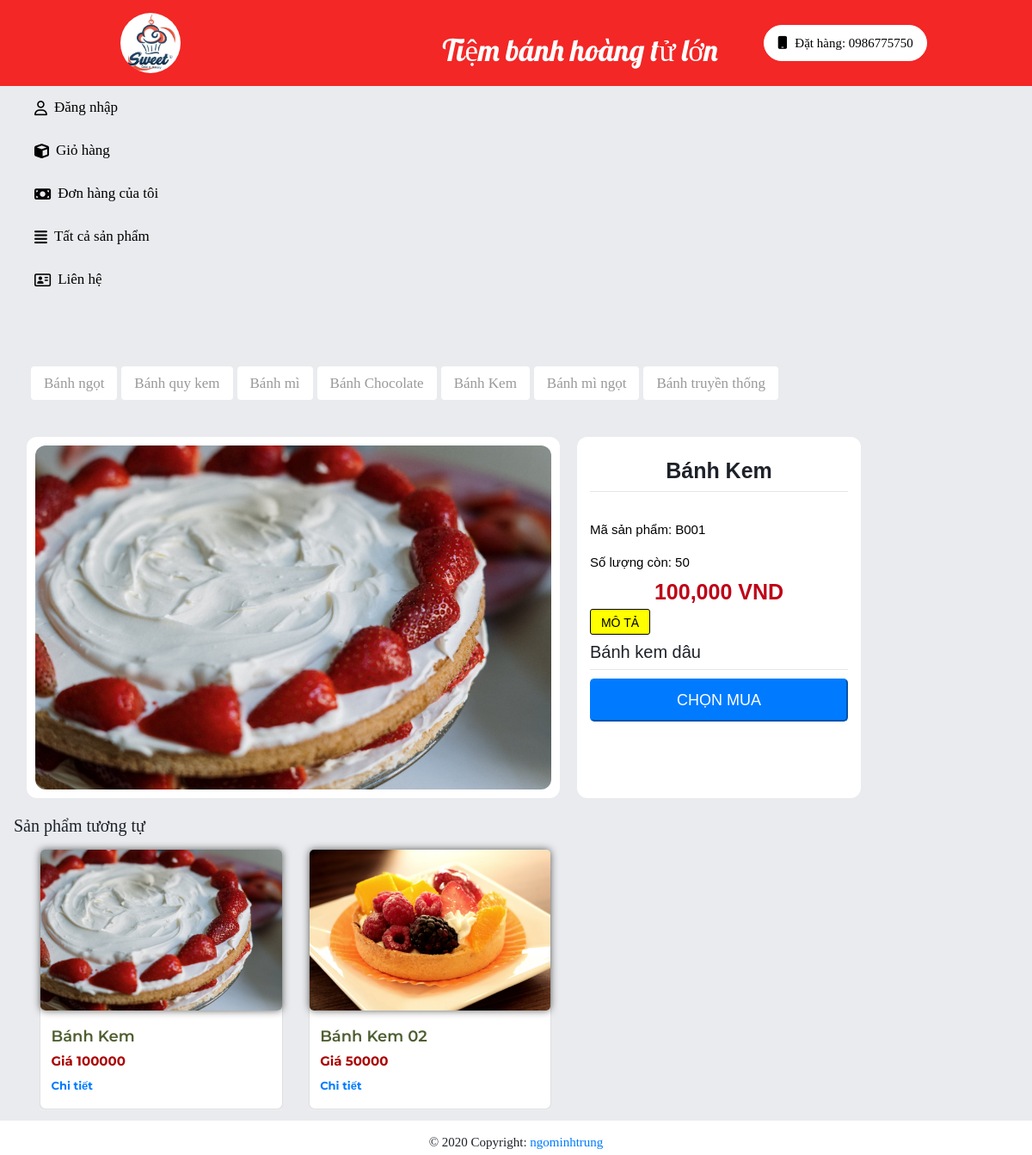
/details.php?pro_id=B001, run on the app's committed database.
### tables this page shows
CREATE TABLE `nhomhanghoa` (
  `MaNhom` varchar(5) NOT NULL,
  `TenNhom` varchar(50) NOT NULL
);

CREATE TABLE `hanghoa` (
  `MSHH` varchar(5) NOT NULL,
  `TenHH` varchar(50) NOT NULL,
  `Gia` int(11) NOT NULL,
  `SoLuongHang` tinyint(4) NOT NULL,
  `MaNhom` varchar(5) DEFAULT NULL,
  `Hinh` varchar(50) NOT NULL,
  `MoTaHH` varchar(200) DEFAULT NULL
);

### details.php (the view, shortened to what this page needs)
<?php
include "functions/functions.php";
include "functions/db.php";
?>
<!DOCTYPE html>
<html lang="en">
<head>
    <link rel="stylesheet" href="https://maxcdn.bootstrapcdn.com/bootstrap/3.4.1/css/bootstrap.min.css">
    <link href="//maxcdn.bootstrapcdn.com/bootstrap/4.1.1/css/bootstrap.min.css" rel="stylesheet" id="bootstrap-css">
    <link rel="stylesheet" type="text/css" href="styles/style.css" media="all">
    <link rel="stylesheet" type="text/css" href="styles/style_details.css" media="all">
</head>
<body>
    <div class="main-wrapper">
        <div class="navigation-bar">
            <div class="logo">
                <a href="/quanlybanhang/index.php"><img src="images/logos/logo.jpg" alt="Cake"></a>
            </div>
            <div class="name-cakes">
                <h3>Tiệm bánh hoàng tử lớn</h3>
            </div>
            <div class="user">
                <div class="actionhotline">
                    <i class="fas fa-mobile"> </i> <span class="phone-number"> Đặt hàng: 0986775750 </span>
                </div>
            </div>
        </div>
        <div class="side-nav">
            <ul>
                <?php
                if (!isset($_SESSION['user_id'])) {
                    echo "
                    <li><a href='login.php'><i class='far fa-user'></i>Đăng nhập</a></li>
                    ";
                } else {
                    echo "
                    <li><a href='logout.php'><i class='far fa-user'></i>Đăng xuất</a></li>
                    ";
                }
                ?>
                <li><a href="cart.php"><i class="fas fa-cube"></i>Giỏ hàng</a></li>
                <li><a href="my_order.php"><i class="fas fa-money-bill"></i>Đơn hàng của tôi</a></li>
                <li><a href="index.php"><i class="fas fa-align-justify"></i>Tất cả sản phẩm</a></li>
                <li><a href="#"><i class="far fa-address-card"></i>Liên hệ</a></li>
            </ul>
        </div>
        <div class="page-container">
            <div class="page-wrapper">
                <div class="">
                    <div class="collapse navbar-collapse" id="bs-main-navbar-collapse-1" style="position: relative;">
                        <ul class="topbar">
                            <?php
                            getCats();
                            ?>
                        </ul>
                    </div>
                </div>
                <div class="container">
                    <div class="product-images">
                        <div class='images'>
                            <?php
                            if (isset($_GET['pro_id'])) {
                                $product_id = $_GET['pro_id'];
                                $run_query_by_pro_id = mysqli_query($con, "select * from hanghoa where MSHH='$product_id' ");
                                while ($row_pro = mysqli_fetch_array($run_query_by_pro_id)) {
                                    $pro_id = $row_pro['MSHH'];
                                    $pro_title = $row_pro['TenHH'];
                                    $pro_price = number_format($row_pro['Gia']);
                                    $pro_soluong = $row_pro['SoLuongHang'];
                                    $pro_cat = $row_pro['MaNhom'];
                                    $pro_image = $row_pro['Hinh'];
                                    $pro_description = $row_pro['MoTaHH'];
                                    echo "
						        <img src='/quanlybanhang/admin/product_images/$pro_image' alt='$pro_title'>
        				        ";
                                }
                            }
                            ?>
                        </div>
                    </div>
                    <div class='product-details'>
                        <h5><?php echo "$pro_title"; ?></h5>
                        <hr>
                        <br>
                        <p class='product-id'> Mã sản phẩm: <?php echo "$pro_id"; ?></p>
                        <h4 class='product-count'>Số lượng còn: <?php echo "$pro_soluong"; ?></h4>
                        <h2 class='product-price'><?php echo "$pro_price"; ?> VND</h2>
                        <h3 class='des'>MÔ TẢ</h3>
                        <p class='product-des'><?php echo "$pro_description"; ?></p>
                        <hr>
                        <div class="text-center">
                            <button onclick="window.location.href='index.php?add_cart=<?php echo "$pro_id"; ?> ';"
                                class="bnt btn-primary btn-chonmua">CHỌN MUA</button>
                        </div>
                    </div>
                </div>
                <br>
                <h2>Sản phẩm tương tự</h2>
                <div class="container">
                    <?php
                    details_show_pro_of_cat($pro_cat);
                    ?>
                </div>
            </div>
        </div>
        <footer class="footer">
            <div class="footer-copyright text-center p-4 footer-div">© 2020 Copyright:
                <a href="/quanlybanhang/index.php">ngominhtrung</a>
            </div>
        </footer>
</body>
</html>

### functions/functions.php (shortened to what this page needs)
<?php
$con = mysqli_connect("localhost", "root", "", "quanlybanhang");
function getCats()
{
	global $con;
	$get_cats = "select * from nhomhanghoa";
	$run_cats = mysqli_query($con, $get_cats);
	while ($row_cats = mysqli_fetch_array($run_cats)) {
		$cat_id = $row_cats['MaNhom'];
		$cat_title = $row_cats['TenNhom'];
		echo "
				<li><a href='index.php?cat=$cat_id'>$cat_title</a></li>
				";
	}
}
function details_show_pro_of_cat($pro_cat)
{
	global $con;
	if (isset($_GET['pro_id'])) {
		$cat_id = $pro_cat;
		$get_cat_pro = "select * from hanghoa where MaNhom='$cat_id' ";
		$run_cat_pro = mysqli_query($con, $get_cat_pro);
		while ($row_cat_pro = mysqli_fetch_array($run_cat_pro)) {
			$pro_id = $row_cat_pro['MSHH'];
			$pro_title = $row_cat_pro['TenHH'];
			$pro_price = $row_cat_pro['Gia'];
			$pro_image = $row_cat_pro['Hinh'];
			echo "
				<div class='col-md-4 mt-3'>
    		    	<div class='card profile-card-5'>
    		        	<div class='card-img-block'>
    		            	<img class='card-img-top' src='/quanlybanhang/admin/product_images/$pro_image' alt='$pro_title'>
    		        	</div>
                    	<div class='card-body pt-0'>
                    		<h5 class='card-title'>$pro_title</h5>
							<span class='price-new'>Giá $pro_price</span> <del class='price-old'></del>
							<div class='price-wrap h5'>
								<a href='details.php?pro_id=$pro_id'>Chi tiết</a>
							</div>
                  		</div>
                	</div>
					<div class='bottom-wrap'>
					</div>
            	</div>
				";
		}
	}
}

### styles/style.css (style rules this page uses)
body { line-height: 1.42857143; font-family: Bookman, Tahoma, Verdana; color: #1d2129; font-size: 14px; background-size: cover; min-width: 1200px; margin: 0; padding: 0 !important; background-color: rgb(233, 235, 238); height: 100%; }
.main-wrapper { width: 100%; margin: auto; height: 100%; background-color: rgb(233, 235, 238); }
.navigation-bar { max-width: 100%; line-height: 1.42857143; color: #1d2129; font-size: 17px; align-items: center; background-color: #f22726; display: flex; height: 100px; left: 0; padding-left: 40px; position: sticky; top: 0; z-index: 3; justify-content: space-between; }
.logo { margin-left: 100px; }
.logo img { border-radius: 50%; width: 70px; height: 70px; }
.actionhotline { font-size: 15px; color: rgb(0, 0, 0); line-height: 30px; padding: 5px 15px; border: white solid 1px; border-radius: 25px; background-color: rgb(255, 255, 255); }
.user { margin-right: 100px; }
.actionhotline i { padding-right: 5px; }
.name-cakes { text-align: center; font-family: "Lobster", serif; box-sizing: border-box; color: rgb(255, 255, 255); display: block; padding-top: 15px; height: 56px; left: 674.5px; line-height: 39px; position: absolute; transform: matrix(1, 0, 0, 1, -165, 0); width: 330.313px; -webkit-tap-highlight-color: rgba(0, 0, 0, 0); }
.name-cakes h3 { font-size: 35px; }
.user { align-items: center; box-sizing: border-box; color: rgb(29, 33, 41); display: flex; font-size: 14px; height: 38px; line-height: 20px; margin-left: 652.359px; width: 211.641px; -webkit-box-align: center; }
.side-nav { font-weight: lighter; background-color: rgb(233, 235, 238); box-sizing: border-box; color: rgb(29, 33, 41); display: inline-block; font-size: 10px; height: 310px; left: 0px; line-height: 20px; position: sticky; top: 100px; vertical-align: top; width: 200px; z-index: 1; }
.side-nav ul { list-style-type: none; }
.side-nav a { line-height: 70px; display: block; width: 100%; height: 100%; text-decoration: none; color: #000; transition: 0.3s; font-size: 17px; }
.side-nav a { text-decoration: none; align-items: center; background-size: auto; box-sizing: border-box; color: rgb(0, 0, 0); cursor: pointer; display: flex; font-size: 17px; height: 50px; line-height: 20px; padding-bottom: 10px; padding-right: 0px; padding-top: 10px; text-decoration-color: rgb(139, 139, 139); text-decoration-line: none; text-decoration-style: solid; white-space: nowrap; width: 190px; -webkit-box-align: center; }
.side-nav i { margin-right: 8px; }
.topbar li { list-style: none; }
.topbar a { text-decoration: none; padding: 10px 15px; color: rgb(153, 153, 153); border-radius: 4px; margin-left: 5px; background-color: rgb(255, 255, 255); font-size: 17px; }
.topbar { display: flex; font-size: 16px; width: 100%; padding: 10px 0; }
.page-container { box-sizing: border-box; color: rgb(29, 33, 41); display: inline-block; font-size: 14px; line-height: 20px; min-width: 1000px; overflow-x: hidden; overflow-y: hidden; padding-bottom: 16px; padding-left: 16px; padding-right: 16px; padding-top: 16px; width: 1100px; }
.page-wrapper { box-sizing: border-box; color: rgb(29, 33, 41); display: block; font-size: 14px; line-height: 20px; margin-bottom: 0px; margin-left: 0px; margin-right: 0px; margin-top: 0px; max-width: 1147px; width: 968px; }
.card-body { height: 100%; }
.profile-card-5 { margin-top: 20px; border-radius: 7px; transition: 0.4s; cursor: pointer; }
.profile-card-5 .card-img-block { width: 100%; margin: 0px; position: relative; top: -20px; }
.profile-card-5 .card-img-block img { border-radius: 5px; box-shadow: 0 0 10px rgba(0, 0, 0, 0.63); }
.profile-card-5 h5 { color: #4e5e30; font-weight: 600; }
.price-new { font-size: 15px; font-weight: bold; color: rgb(170, 0, 0); font-family: "Montserrat", sans-serif; }
.price-wrap a { text-decoration: none; font-size: 13px; font-weight: bold; border-radius: 4px; font-family: "Montserrat", sans-serif; }
.card-title { font-size: 18px; font-family: "Montserrat", sans-serif; }
.footer { text-justify: center; height: 40px; width: 100%; background: rgb(255, 255, 255); bottom: 0px; position: fixed; z-index: 1; margin-bottom: 0px; }
.footer-div { font-size: 15px; }
.footer-div { text-decoration: none; }

### data on the page
nhomhanghoa: TenNhom "Bánh ngọt"
nhomhanghoa: TenNhom "Bánh quy kem"
nhomhanghoa: TenNhom "Bánh mì"
nhomhanghoa: TenNhom "Bánh Chocolate"
nhomhanghoa: TenNhom "Bánh Kem"
nhomhanghoa: TenNhom "Bánh mì ngọt"
nhomhanghoa: TenNhom "Bánh truyền thống"
hanghoa: Hinh (picture), TenHH "Bánh Kem", MSHH "B001", SoLuongHang "50", Gia "100,000", MoTaHH "Bánh kem dâu", Gia "100000"
hanghoa: Hinh (picture), TenHH "Bánh Kem 02", Gia "50000"
